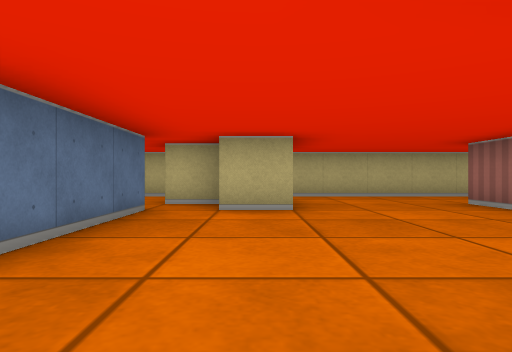
view 1 (above)

15 first-person views from a walk through a cub3D maze. The camera is about half as high as the walls, looks level and sees 75° across. The floor is counted in squares. Each view is taken from the middle of a square. On the plan, view 1 faces up. The plan holds only what a view shows up to about 9 squares ahead; the rest is blank.

view 2
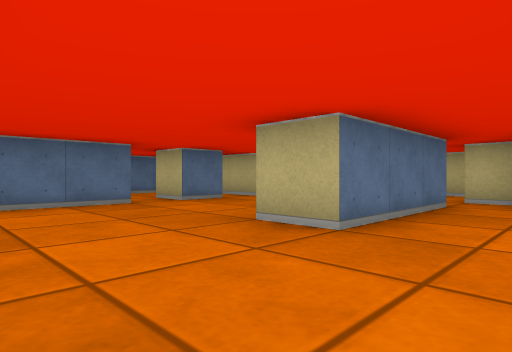

view 3
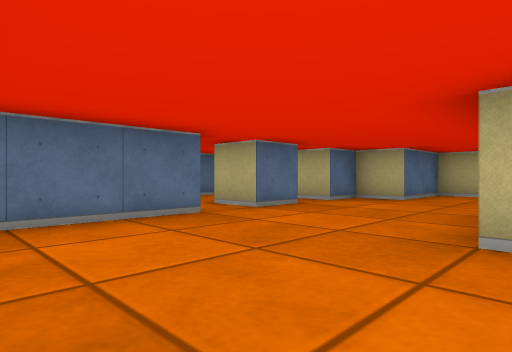

view 4
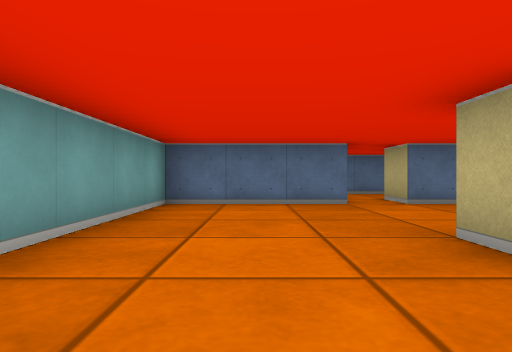

view 5
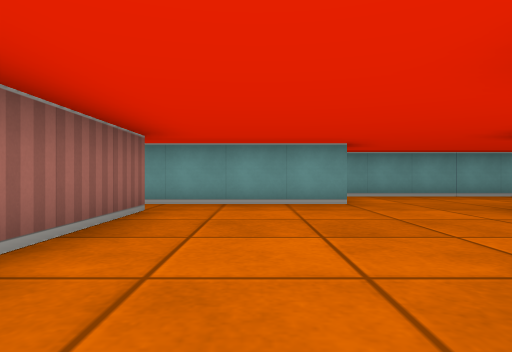

view 6
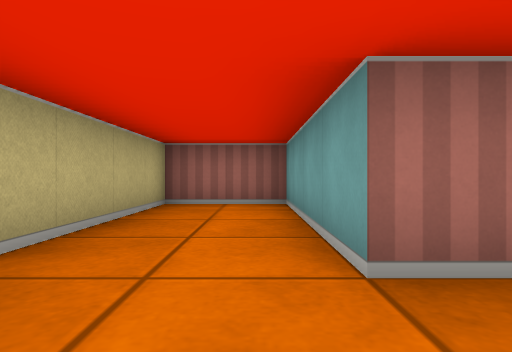

view 7
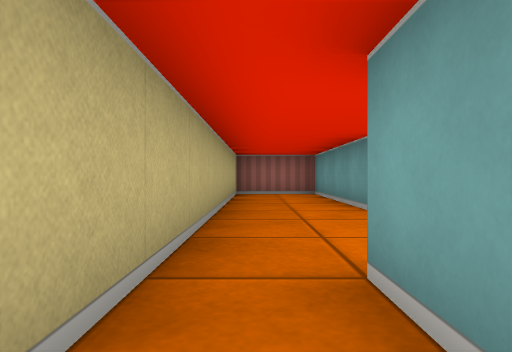

view 8
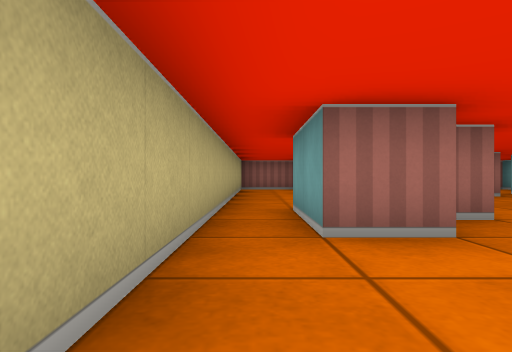

view 9
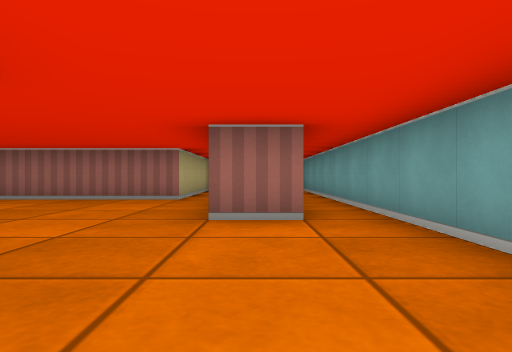

view 10
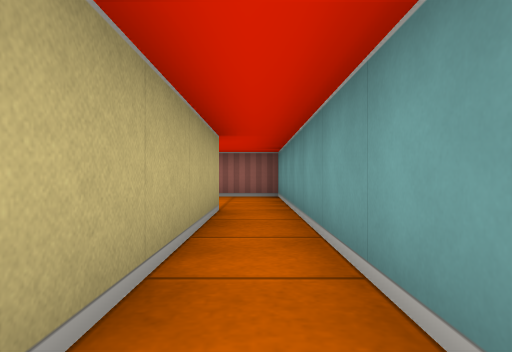

view 11
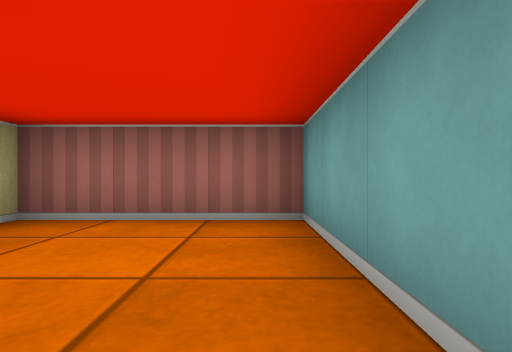

view 12
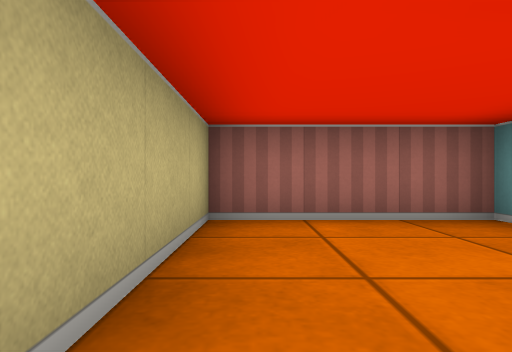

view 13
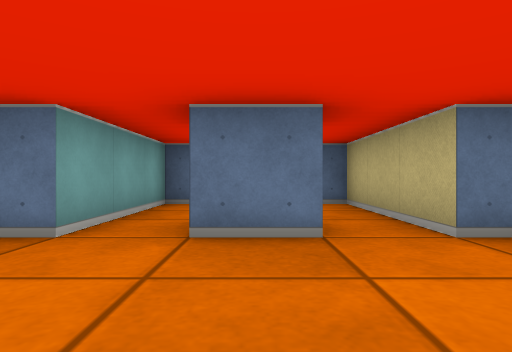

view 14
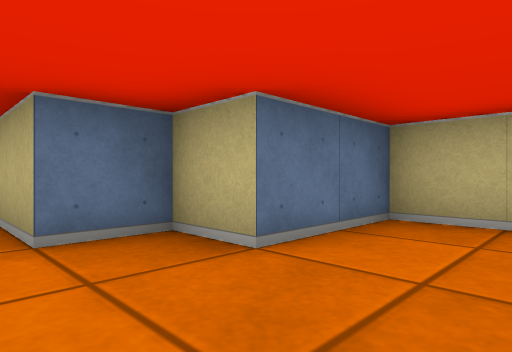

view 15
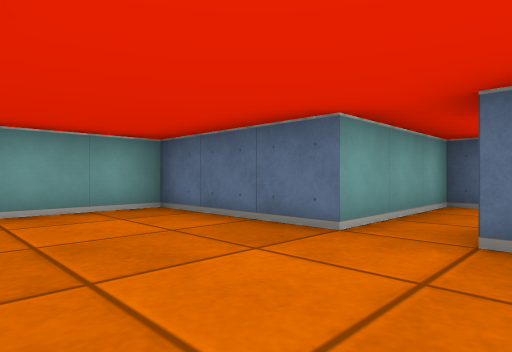

### Floor plan
Points are (right, up) in squares from view 1. A wall is a line through its corners. A room is listed if a view was taken in it or the views show most of it. See-through windows are left out.
Room 1 (views 1, 2, 3, 4, 7, 8, 9, 10, 13, 14, 15)
walls: (-5.5, 3.5) (-5.5, 2.5) (-6.5, 2.5); (-1.5, 1.5) (-2.5, 1.5); (-1.5, 5.5) (-1.5, 6.5) (0.5, 6.5); (0.5, -0.5) (0.5, 0.5); (0.5, 7.5) (-4.5, 7.5) (-4.5, 5.5) (-5.5, 5.5) (-5.5, 4.5) (-8.5, 4.5) (-8.5, 1.5) (-5.5, 1.5) (-5.5, -1.5) (0.5, -1.5)
ways out: opening at (-2, 5) to room 2; opening at (-0.5, 1) to room 2; opening at (-0.5, 7) to room 2; opening at (1, -1) to room 3
Room 2 (views 5, 6)
walls: (0.5, 4.5) (-0.5, 4.5) (-0.5, 5); (-0.5, 5.5) (-1.5, 5.5); (3.5, 1.5) (3.5, 5.5) (7.5, 5.5) (7.5, 7.5) (0.5, 7.5); (-1.5, 4.5) (-1.5, 1.5); (0.5, 0.5) (3.5, 0.5)
ways out: opening at (-2, 5) to room 1; opening at (-0.5, 1) to room 1; opening at (-0.5, 7) to room 1; opening at (4, 1) to room 3
Room 3 (views 11, 12)
walls: (4.5, -0.5) (0.5, -0.5); (3.5, 0.5) (4.5, 0.5); (0.5, -1.5) (7.5, -1.5) (7.5, 1.5) (3.5, 1.5)
ways out: opening at (1, -1) to room 1; opening at (4, 1) to room 2

Where each view was taken, in squares from view 1:
view 1: 0 up, 0 right, facing up
view 2: 1 down, 0 right, facing up-left
view 3: 1 down, 2 left, facing up-left
view 4: 0 up, 0 right, facing left
view 5: 6 up, 2 right, facing down
view 6: 6 up, 2 right, facing right
view 7: 7 up, 1 left, facing right
view 8: 7 up, 4 left, facing right
view 9: 0 up, 3 left, facing right
view 10: 1 down, 0 right, facing right
view 11: 1 down, 4 right, facing right
view 12: 1 up, 4 right, facing right
view 13: 3 up, 3 left, facing left
view 14: 4 up, 3 left, facing up-left
view 15: 3 up, 3 left, facing down-left
